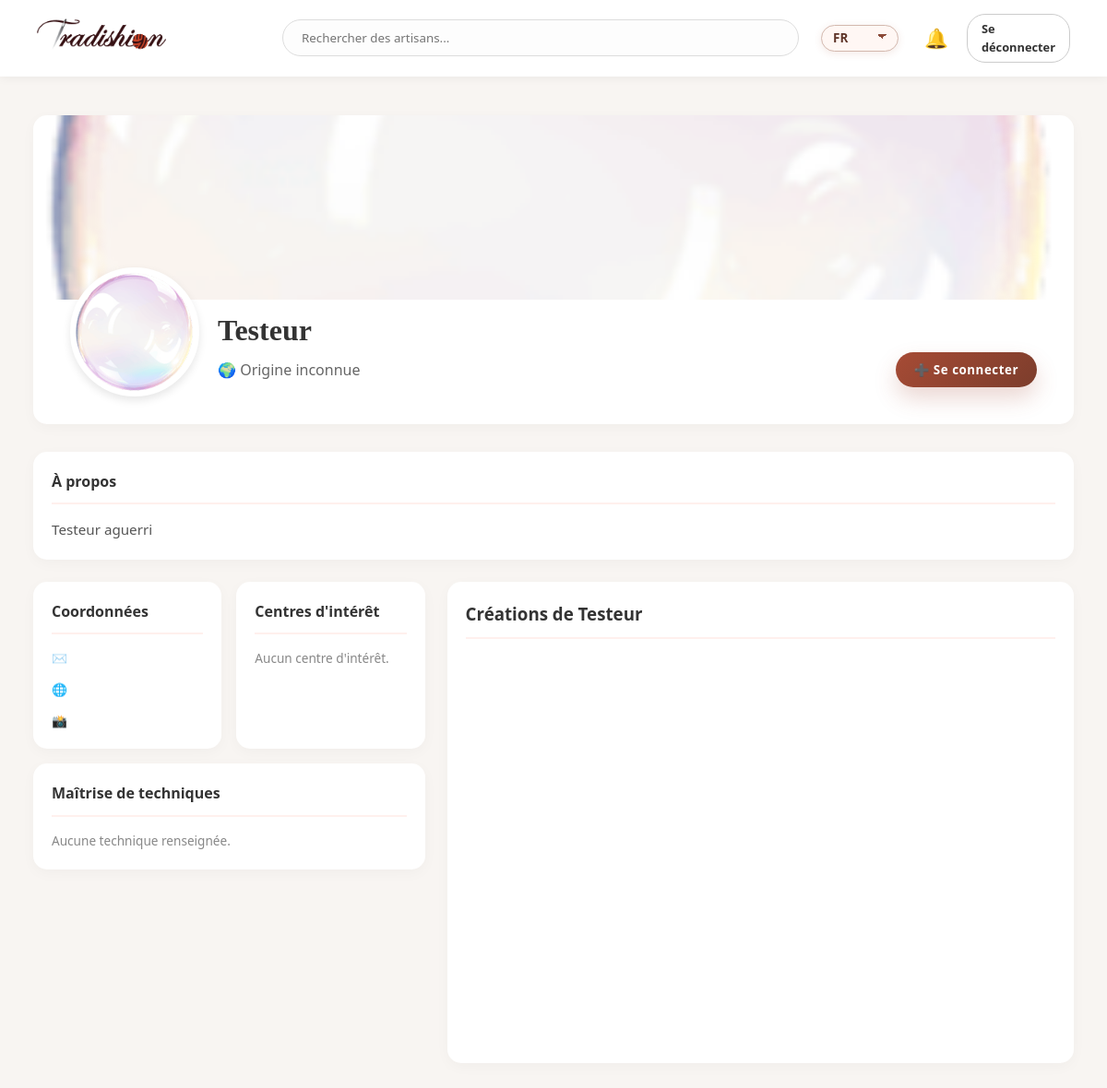
/index.php?page=profile&id=4 (signed in), run on the app's committed database.
### tables this page shows
CREATE TABLE `users` (
  `id_user` int(10) UNSIGNED NOT NULL,
  `email` varchar(254) NOT NULL,
  `password_hash` varchar(255) NOT NULL,
  `username` varchar(64) NOT NULL,
  `display_name` varchar(128) NOT NULL,
  `birth_date` date NOT NULL,
  `location` varchar(128) DEFAULT NULL COMMENT 'Human-readable city/country',
  `latitude` decimal(9,6) DEFAULT NULL COMMENT 'For map-based search',
  `longitude` decimal(9,6) DEFAULT NULL COMMENT 'For map-based search',
  `bio_free` text COMMENT 'Free-text skill/experience description',
  `avatar_url` varchar(512) DEFAULT NULL,
  `banner_url` varchar(512) DEFAULT NULL,
  `contact_email` varchar(255) DEFAULT NULL,
  `website` varchar(255) DEFAULT NULL,
  `social_link` varchar(255) DEFAULT NULL,
  `skills` text COMMENT 'Comma separated skills',
  `interests` text COMMENT 'Comma separated interests',
  `ui_lang_id` int(10) UNSIGNED DEFAULT NULL COMMENT 'Preferred UI language',
  `terms_accepted` tinyint(1) NOT NULL DEFAULT '0',
  `terms_accepted_at` datetime DEFAULT NULL,
  `is_active` tinyint(1) NOT NULL DEFAULT '1',
  `created_at` datetime NOT NULL DEFAULT CURRENT_TIMESTAMP,
  `updated_at` datetime DEFAULT NULL ON UPDATE CURRENT_TIMESTAMP,
  `deleted_at` datetime DEFAULT NULL COMMENT 'GDPR soft-delete',
  `data_export_req_at` datetime DEFAULT NULL COMMENT 'GDPR data-export request timestamp'
);

### class/View.class.php (called while the page is built, shortened)
<?php
abstract class View {
    protected function t($key) {
        static $translations = null;
        if ($translations === null) {
            $lang = $_SESSION['lang'] ?? 'fr';
            $file = __DIR__ . "/../lang/{$lang}.json";
            if (file_exists($file)) {
                $translations = json_decode(file_get_contents($file), true) ?: [];
            } else {
                $translations = [];
            }
        }
        return $translations[$key] ?? $key;
    }
        ?>
        <?php
    public function __toString() {
        return $this->getHeadAndHeader() . $this->getBodyContent() . $this->getFooter();
    }
}
?>

### class/Database.class.php (called while the page is built, shortened)
<?php
class Database {
    private $host = 'localhost';
    private $db   = 'tradishion';
    private $user = 'tradishion';
    private $pass = '!*tradishion2026';
    private $pdo;
    public function __construct() {
        try {
            $this->pdo = new PDO("mysql:host={$this->host};dbname={$this->db};charset=utf8mb4", $this->user, $this->pass);
            $this->pdo->setAttribute(PDO::ATTR_ERRMODE, PDO::ERRMODE_EXCEPTION);
            $this->pdo->exec("SET NAMES utf8mb4 COLLATE utf8mb4_unicode_ci");
        } catch (PDOException $e) {
            die("Database connection error: " . $e->getMessage());
        }
    }
    public function getUser($id_user) {
        $stmt = $this->pdo->prepare("SELECT id_user, username, display_name, birth_date, bio_free, avatar_url, banner_url, contact_email, website, social_link, skills, interests FROM users WHERE id_user = ?");
        $stmt->execute([$id_user]);
        $user = $stmt->fetch(PDO::FETCH_ASSOC);
        if ($user) {
            $user['origins'] = $this->getUserOrigins($id_user);
        }
        return $user;
    }
    public function getUserOrigins($userId) {
        $stmt = $this->pdo->prepare("SELECT country_code FROM user_origins WHERE id_user = ?");
        $stmt->execute([$userId]);
        return $stmt->fetchAll(PDO::FETCH_COLUMN);
    }
}
?>

### inc/poo.inc.php (called while the page is built, shortened)
<?php
function set_autoload()
{
		function my_autoloader($classname)
		{
			$filename = './class/' . $classname . '.class.php';
		}
}
?>

### class/ViewPrivate.class.php (the view, shortened to what this page needs)
<?php
abstract class ViewPrivate extends View {
    protected $bodyStyle = '';
    protected function formatOrigins($originsData) {
        if (empty($originsData)) return $this->t('no_location');
        $originsArray = is_array($originsData) ? $originsData : array_filter(array_map('trim', explode(',', $originsData)));
        $countriesJson = @file_get_contents('data/countries.json');
        $countries = $countriesJson ? (json_decode($countriesJson, true) ?: []) : [];
        $names = array_map(function($code) use ($countries) {
            $code = strtoupper(trim((string) $code));
            $name = isset($countries[$code]) ? $countries[$code] : $code;
            return '<span class="origin-flag-item">' . $this->getCountryFlag($code) . ' ' . htmlspecialchars($name, ENT_QUOTES, 'UTF-8') . '</span>';
        }, $originsArray);
        return implode(', ', $names);
    }
    protected function getActivePrivatePage() {
        $allowed = ['dashboard', 'explorer', 'events', 'messages', 'network', 'profile'];
        $page = isset($_GET['page']) ? (string) $_GET['page'] : 'dashboard';
        return in_array($page, $allowed, true) ? $page : 'dashboard';
    }
        ?>
        <?php
    protected function getHeadAndHeader() {
        $activePage = $this->getActivePrivatePage();
        ?>
        <!DOCTYPE html>
        <html lang="<?php echo $_SESSION['lang'] ?? 'fr'; ?>">
        <head>
            <link rel="stylesheet" href="style/style.css?v=<?php echo @filemtime('style/style.css'); ?>">
        </head>
        <body class="dashboard-body private-page page-<?php echo htmlspecialchars($activePage); ?>" <?php echo !empty($this->bodyStyle) ? 'style="'.htmlspecialchars($this->bodyStyle).'"' : ''; ?>>
            <header class="dash-header">
                <div class="dash-logo">
                    <a href="index.php?page=dashboard">
                        <img src="assets/images/logofinal.webp" alt="Tradishion" style="height: 35px; object-fit: contain;">
                    </a>
                </div>
                <div class="dash-search" style="position:relative;">
                    <input type="text" id="global-search" placeholder="<?php echo $this->t('search_placeholder'); ?>">
                </div>
                <div class="dash-user-nav">
                    <select name="language" class="lang-select dash-lang-select" aria-label="Choisir la langue" onchange="window.location.href='index.php?lang=' + this.value + '&page=<?php echo isset($_GET['page']) ? htmlspecialchars($_GET['page']) : 'dashboard'; ?>'">
                        <option value="fr" <?php echo (($_SESSION['lang']??'fr')=='fr')?'selected':''; ?>>FR</option>
                    </select>
                    <div style="position: relative;">
                        <span id="notif-bell" style="font-size: 1.3rem; cursor: pointer; position: relative; user-select: none;">
                            🔔
                        </span>
                    </div>
                    <a href="index.php?page=logout" class="btn-outline" style="border-color:#ccc; color:#333; padding: 5px 15px; border-radius: 20px; font-weight:bold; font-size: 0.8rem;"><?php echo $this->t('nav_logout'); ?></a>
                </div>
            </header>
            <div class="private-main-content">
        <?php
        return ob_get_clean();
    }
    protected function getFooter() {
        ?>
            </div>
        </body>
        </html>
        <?php
        return ob_get_clean();
    }
}
?>

### class/ViewUserProfile.class.php (shortened to what this page needs)
<?php
class ViewUserProfile extends ViewPrivate {
    private $targetUser;
    private $connectionStatus;
    private $userPosts;
    public function __construct($currentUser, $targetUser, $connectionStatus, $userPosts) {
        $this->targetUser = $targetUser;
        $this->connectionStatus = $connectionStatus;
        $this->userPosts = $userPosts;
    }
    protected function getBodyContent() {
        $initial = $this->getTextInitial($this->targetUser['display_name']);
        $bannerUrl = !empty($this->targetUser['banner_url']) ? htmlspecialchars($this->targetUser['banner_url']) : 'assets/images/baniere_default.jpg';
        ?>
        <div style="max-width: 1200px; margin: 30px auto; padding: 0 20px;">
            <div class="card" style="padding:0; overflow:hidden; position:relative; margin-bottom:30px;">
                <div style="height:200px; background:url('<?php echo $bannerUrl; ?>') center/cover;"></div>
                <div style="padding: 0 40px 30px; display:flex; align-items:flex-end; gap:20px;">
                    <div style="margin-top:-60px; width:140px; height:140px; background:#fff; border:5px solid white; border-radius:50%; box-shadow:0 4px 10px rgba(0,0,0,0.1); display:flex; justify-content:center; align-items:center; font-size:3.5rem; font-weight:bold; color:#A64B35; z-index:10; overflow:hidden; flex-shrink:0;">
                        <?php if (!empty($this->targetUser['avatar_url'])): ?>
                            <img src="<?php echo htmlspecialchars($this->targetUser['avatar_url']); ?>" style="width:100%; height:100%; object-fit:cover;" alt="Avatar">
                        <?php else: ?>
                            <?php echo $initial; ?>
                        <?php endif; ?>
                    </div>
                    <div style="flex:1; padding-bottom:10px;">
                        <h1 style="margin:8px 0 2px; font-size:2rem; color:#333;"><?php echo htmlspecialchars($this->targetUser['display_name']); ?></h1>
                        <p style="color:#666; margin:5px 0;">🌍 <?php echo $this->formatOrigins($this->targetUser['origins'] ?? []); ?></p>
                    </div>
                    <div style="padding-bottom:10px; display:flex; gap:10px;">
                        <?php if (!$this->connectionStatus): ?>
                            <button onclick="addFriendGlobal(<?php echo $this->targetUser['id_user']; ?>)" class="btn-submit" style="padding:10px 20px; border-radius:25px;">➕ <?php echo $this->t('btn_connect'); ?></button>
                        <?php elseif ($this->connectionStatus['status'] == 'pending'): ?>
                            <button class="btn-outline" disabled style="border-color:#ccc; color:#888; padding:10px 20px; border-radius:25px; cursor:not-allowed; background:white;">⏳ <?php echo $this->t('btn_pending'); ?></button>
                        <?php endif; ?>
                    </div>
                </div>
            </div>
            <div style="display:flex; flex-direction:column; gap:24px;">
                <div class="card" style="margin-bottom:0;">
                    <h3 style="border-bottom:2px solid #FFF0ED; padding-bottom:10px; font-size:1rem; color:#333;"><?php echo $this->t('prof_about'); ?></h3>
                    <p style="color:#555; font-size:0.95rem; white-space:pre-wrap; margin-top:15px;"><?php echo htmlspecialchars($this->targetUser['bio_free'] ?? $this->t('prof_no_bio')); ?></p>
                </div>
                <div style="display:grid; grid-template-columns:minmax(340px, 1fr) minmax(520px, 1.6fr); gap:24px; align-items:stretch;">
                    <div style="display:grid; grid-template-columns:1fr 1fr; gap:16px; align-content:start;">
                        <div class="card" style="margin-bottom:0;">
                            <h3 style="border-bottom:2px solid #FFF0ED; padding-bottom:10px; font-size:1rem; color:#333;"><?php echo $this->t('prof_contact'); ?></h3>
                            <ul style="list-style:none; padding:0; margin-top:15px; font-size:0.85rem; color:#555; display:flex; flex-direction:column; gap:12px;">
                                <li style="display:flex; gap:10px; align-items:center;">✉️ <?php echo htmlspecialchars($this->targetUser['contact_email'] ?? $this->t('prof_not_provided')); ?></li>
                                <li style="display:flex; gap:10px; align-items:center;">🌐 <?php echo htmlspecialchars($this->targetUser['website'] ?? $this->t('prof_not_provided')); ?></li>
                                <li style="display:flex; gap:10px; align-items:center;">📸 <?php echo htmlspecialchars($this->targetUser['social_link'] ?? $this->t('prof_not_provided')); ?></li>
                            </ul>
                        </div>
                        <div class="card" style="margin-bottom:0;">
                            <h3 style="border-bottom:2px solid #FFF0ED; padding-bottom:10px; font-size:1rem; color:#333;"><?php echo $this->t('prof_interests'); ?></h3>
                            <div style="display:flex; flex-wrap:wrap; gap:8px; margin-top:15px;">
                                <?php
                                $interests = array_filter(array_map('trim', explode(',', $this->targetUser['interests'] ?? '')));
                                if(empty($interests)): ?>
                                    <p style="color:#888; font-size:0.85rem;"><?php echo $this->t('prof_no_interests'); ?></p>
                                <?php else:
                                    foreach($interests as $int): ?>
                                        <span style="background:#f4f6f8; padding:6px 12px; border-radius:20px; font-size:0.8rem; color:#555; font-weight:bold;">#<?php echo htmlspecialchars($int); ?></span>
                                    <?php endforeach;
                                endif; ?>
                            </div>
                        </div>
                        <div class="card" style="margin-bottom:0; grid-column:1 / span 2;">
                            <h3 style="border-bottom:2px solid #FFF0ED; padding-bottom:10px; font-size:1rem; color:#333;"><?php echo $this->t('prof_skills'); ?></h3>
                            <div style="display:flex; flex-direction:column; gap:12px; margin-top:15px;">
                                <?php
                                $skills = array_filter(array_map('trim', explode(',', $this->targetUser['skills'] ?? '')));
                                if(empty($skills)): ?>
                                    <p style="color:#888; font-size:0.85rem;"><?php echo $this->t('prof_no_skills'); ?></p>
                                <?php endif; ?>
                            </div>
                        </div>
                    </div>
                    <div class="card" style="margin-bottom:0; min-height:100%;">
                        <h3 style="border-bottom:2px solid #FFF0ED; padding-bottom:10px; margin-bottom:20px; color:#333;"><?php echo $this->t('prof_creations_of'); ?> <?php echo htmlspecialchars($this->targetUser['display_name']); ?></h3>
                        <?php if (empty($this->userPosts)): ?>
                            <div style="min-height:420px;"></div>
                        <?php endif; ?>
                    </div>
                </div>
            </div>
        </div>
        <?php
        return ob_get_clean();
    }
}
?>

### data on the page
users: banner_url (picture), avatar_url (picture), display_name "Testeur", bio_free "Testeur aguerri"

### other printed values
$this->t('nav_logout') "Se déconnecter"
$this->formatOrigins($this->targetUser['origins'] ?? []) "Origine inconnue"
$this->t('btn_connect') "Se connecter"
$this->t('prof_about') "À propos"
$this->t('prof_contact') "Coordonnées"
$this->t('prof_interests') "Centres d'intérêt"
$this->t('prof_no_interests') "Aucun centre d'intérêt."
$this->t('prof_skills') "Maîtrise de techniques"
$this->t('prof_no_skills') "Aucune technique renseignée."
$this->t('prof_creations_of') "Créations de"
